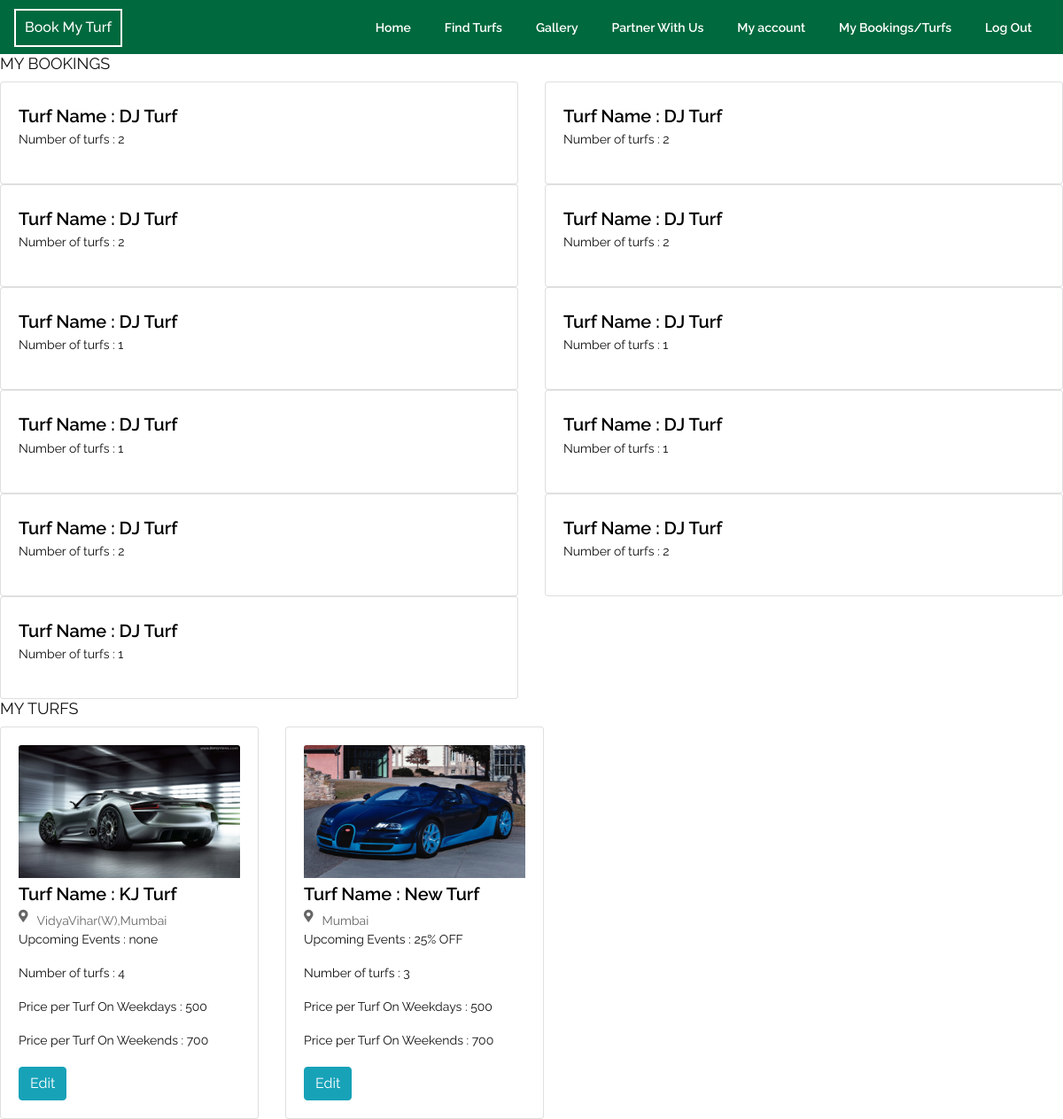
/myturfs/ (signed in), run on the app's committed database.
### turf/models.py (models this page shows)
class Booking(models.Model):
    username = models.ForeignKey(User, default='', on_delete=models.CASCADE)
    booked_turf_name = models.ForeignKey(Turf_List, on_delete=models.CASCADE)
    num_5v5 = models.CharField(
        'Number Of Turfs', max_length=1, choices=max_sizes, default="0")
    hours = models.CharField(
        'Number Of Hours', max_length=1, choices=max_sizes, default="1")
    date = models.DateField(default=datetime.now)
    startTime = models.TimeField('Start Time', auto_now=False)

class Turf_List(models.Model):
    turf_id = models.UUIDField(
        primary_key=True, default=uuid.uuid4, editable=False)
    owner = models.ForeignKey(User, on_delete=models.CASCADE)
    name = models.CharField('Turf Name', max_length=200, default='')
    address = models.CharField('Turf Address', max_length=500, default='')
    image = models.ImageField('Turf Image', default='', upload_to="../media")
    has_refreshments = models.BooleanField(default=False)
    has_first_aid = models.BooleanField(default=False)
    has_parking = models.BooleanField(default=False)
    events = models.CharField('Upcoming Events', max_length=500, default='')
    num_5v5_turfs = models.CharField(
        'Number Of Turfs [5v5 Size]', max_length=1, choices=max_sizes, default="0")
    price_per_hour_5v5_weekdays = models.IntegerField(
        'Price per Hour [WEEKDAYS]', default=500)
    weekdays_turf_opening_time = models.TimeField(
        auto_now=False, auto_now_add=False, default="00:00")
    weekdays_turf_closing_time = models.TimeField(
        auto_now=False, auto_now_add=False, default="00:00")
    price_per_hour_5v5_weekends = models.IntegerField(
        'Price per Hour [WEEKENDS]', default=700)
    weekends_turf_opening_time = models.TimeField(
        auto_now=False, auto_now_add=False, default="00:00")
    weekends_turf_closing_time = models.TimeField(
        auto_now=False, auto_now_add=False, default="00:00")
    def __str__(self):
        return self.name

### turf/views.py (the view)
# urls.py: path('myturfs/', views.show_myturfs, name="myturfs"),
def show_myturfs(request):
    logged_in_user = request.user
    logged_in_user_posts = Turf_List.objects.filter(owner=logged_in_user)
    logged_in_user_bookings = Booking.objects.filter(username=logged_in_user)
    return render(request, 'registration/myturfs.html', {'myturfs': logged_in_user_posts, 'mybookings': logged_in_user_bookings})

### turf/templates/registration/myturfs.html (shortened to what this page needs)
{% extends '../base.html' %}
{% load crispy_forms_tags %}
{% block navbar %}
	{% include "../Navbar.html" %}
{% endblock %}
{% block content %}
<body>
    <h3>MY BOOKINGS</h3>
    <div style="display: flex;">
        <div class="row">
        {% for b in mybookings %}
            <div class="col-md-4 col-lg-6 col-sm-6">
                <div class = "card" id="buy-cards">
                    <div class="card-body">
                        <div style="font-size: 1.25rem;color: #000000;font-weight: 600;" >Turf Name : {{b.booked_turf_name}}</div>
                        <h5 class="card-title" >Number of turfs : {{b.num_5v5}} </h5>
                    </div>
                </div>
            </div>
        {% endfor %}
        </div>
    </div>
    <h3>MY TURFS</h3>
    <div style="display: flex;">
        <div class="row">
        {% for d in myturfs %}
			<div class="col-md-4 col-lg-6 col-sm-6">
				<div class = "card" id="buy-cards">
					<div class="card-body">
                        <img class="card-img-top" src="{{ d.image.url}}" style="height: 150px; width: 250px;">
                        <div style="font-size: 1.25rem;color: #000000;font-weight: 600;" >Turf Name : {{d.name}}</div>
                        <div  style="display: flex; height: auto;font-size: 0.8remrem;">
                            <i class="fa fa-map-marker-alt"></i>
                            {{d.address}}
                        </div>
                        <h5 class="card-title" >Upcoming Events : {{d.events}}</h5>
                        <h5 class="card-title" >Number of turfs : {{d.num_5v5_turfs}} </h5>
                        <h5 class="card-title" >Price per Turf On Weekdays : {{d.price_per_hour_5v5_weekdays}}</h5>
                        <h5 class="card-title" >Price per Turf On Weekends : {{d.price_per_hour_5v5_weekends}}</h5>
                        <button class="btn btn-info"><a href="{% url 'editturf' %}">Edit</a></button>
                    </div>
				</div>
            </div>
        {% endfor %}
        </div>
    </div>
</body>
{% endblock %}

### turf/templates/base.html (shortened to what this page needs)
{% load static %}
{% load crispy_forms_tags %}
<!DOCTYPE html>
<html lang="en">
<head>
   <link rel="stylesheet" type="text/css" href=" {% static 'turf/bootstrap.min.css'%}">
   <link rel="stylesheet" type="text/css" href="{% static 'turf/style.css'%}">
   <link rel="stylesheet" href="{% static 'turf/responsive.css'%}">
   <link rel="stylesheet" href="https://cdnjs.cloudflare.com/ajax/libs/font-awesome/5.15.2/css/all.min.css" />
   <link rel="stylesheet" href="https://cdnjs.cloudflare.com/ajax/libs/fancybox/2.1.5/jquery.fancybox.min.css" media="screen">
   </head>
   <body>
      {% block navbar %}{% endblock %}
        {% block content %}
        {% endblock %}
   </body>
</html>

### turf/templates/Navbar.html (shortened to what this page needs)
{% extends "./base.html" %}
{% block navbar %}
<nav class="navbar navbar-expand-lg navbar-bg-color">
    <a class="navbar-brand-r" href="/">Book My Turf</a>
    <div class="collapse navbar-collapse" id="navbarNav">
      <ul class="navbar-nav ml-auto">
        <li class="nav-itemn active">
          <a class="links-navbar" href="/">Home <span class="sr-only">(current)</span></a>
        </li>
        <li class="nav-item">
          <a class="links-navbar" href="{% url 'display' %}">Find Turfs</a>
        </li>
        <li class="nav-item">
          <a class="links-navbar" href="{% url 'gallery' %}">Gallery</a>
        </li>
        {% if user.is_authenticated %}
          <li class="nav-item" >
            <a class="links-navbar" href="{% url 'turfdetails' %}" >Partner With Us</a>
          </li>
          <li class="nav-item" >
            <a class="links-navbar" href="{% url 'myaccount' %}" >My account</a>
          </li>
          <li class="nav-item" >
            <a class="links-navbar" href="{% url 'myturfs' %}" >My Bookings/Turfs</a>
          </li>
          <li class="nav-item" >
            <a class="links-navbar" href="{% url 'logout' %}">Log Out</a>
          </li>
        {% endif %}
      </ul>
    </div>
</nav>
{% endblock %}

### turf/static/turf/style.css (style rules this page uses)
* { box-sizing: border-box !important; transition: ease all 0.5s; }
html { scroll-behavior: smooth; overflow-x: hidden; }
body { color: #666666; font-size: 14px; font-family: "Raleway", sans-serif; line-height: 1.80857; font-weight: normal; overflow-x: hidden; }
i { margin-right: 10px; }
a { color: #1f1f1f; text-decoration: none !important; outline: none !important; -webkit-transition: all 0.3s ease-in-out; -moz-transition: all 0.3s ease-in-out; -ms-transition: all 0.3s ease-in-out; -o-transition: all 0.3s ease-in-out; transition: all 0.3s ease-in-out; }
h1, h2, h3, h4, h5, h6 { letter-spacing: 0; font-weight: normal; position: relative; padding: 0 0 10px 0; font-weight: normal; line-height: normal; color: #111111; margin: 0; }
h3 { font-size: 18px; }
h5 { font-size: 14px; }
*, *::after, *::before { -webkit-box-sizing: border-box; -moz-box-sizing: border-box; box-sizing: border-box; }
ul, li, ol { margin: 0px; padding: 0px; list-style: none; }
a { color: #ffffff; text-decoration: none; outline: none !important; }
.navbar-bg-color { background-color: #00693e; padding-top: 10px; }
.navbar-brand-r { border: 2px solid white; padding: 5px 10px; font-size: 1rem; color: white; font-weight: 600; font-weight: 500; }
.links-navbar { color: white; font-weight: 600; padding: 12px; margin: 0 7px; text-align: center; transition: all 0.3; }
.card-body { width: fit-content; }

### data on the page
Booking: booked_turf_name "DJ Turf", num_5v5 "2"
Booking: booked_turf_name "DJ Turf", num_5v5 "2"
Booking: booked_turf_name "DJ Turf", num_5v5 "2"
Booking: booked_turf_name "DJ Turf", num_5v5 "2"
Booking: booked_turf_name "DJ Turf", num_5v5 "1"
Booking: booked_turf_name "DJ Turf", num_5v5 "1"
Booking: booked_turf_name "DJ Turf", num_5v5 "1"
Booking: booked_turf_name "DJ Turf", num_5v5 "1"
Booking: booked_turf_name "DJ Turf", num_5v5 "2"
Booking: booked_turf_name "DJ Turf", num_5v5 "2"
Booking: booked_turf_name "DJ Turf", num_5v5 "1"
Turf_List: image (picture), name "KJ Turf", address "VidyaVihar(W),Mumbai", events "none", num_5v5_turfs "4", price_per_hour_5v5_weekdays "500", price_per_hour_5v5_weekends "700"
Turf_List: image (picture), name "New Turf", address "Mumbai", events "25% OFF", num_5v5_turfs "3", price_per_hour_5v5_weekdays "500", price_per_hour_5v5_weekends "700"
